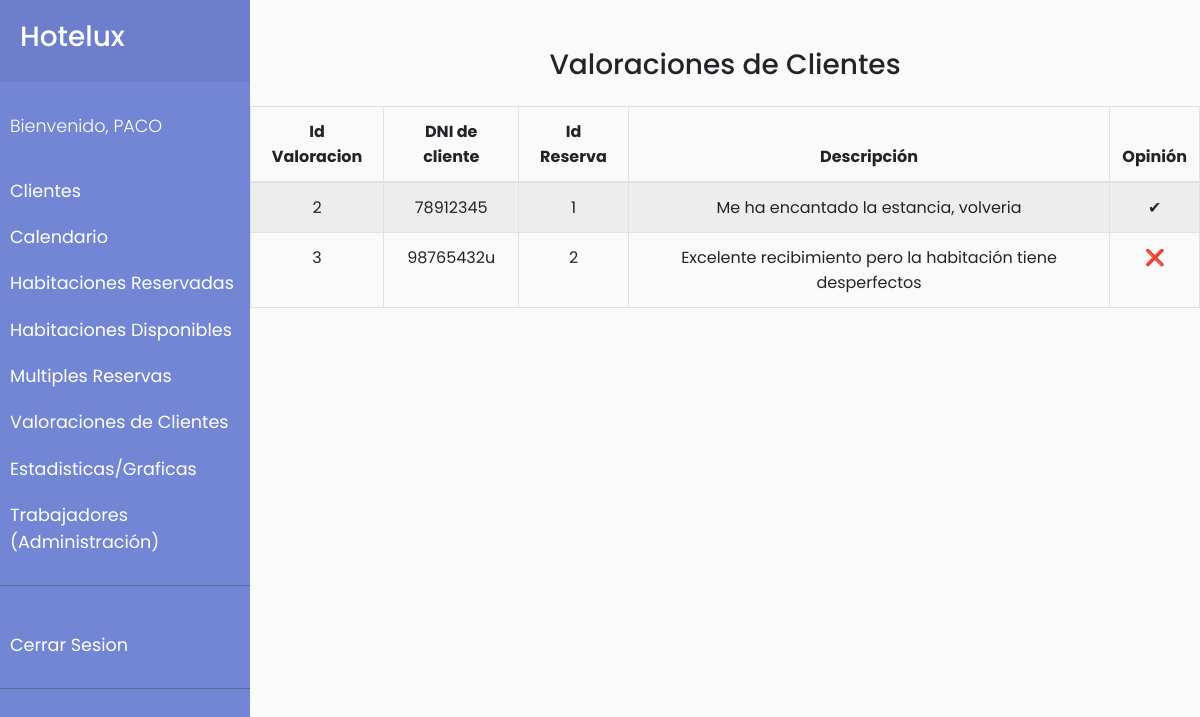
The app's page /valoraciones.php (signed in) with its own data.
### tables this page shows
CREATE TABLE IF NOT EXISTS `valoraciones` (
  `IdValoracion` int(11) NOT NULL AUTO_INCREMENT,
  `IdCliente` varchar(9) NOT NULL,
  `IdReserva` int(11) NOT NULL,
  `Description` varchar(500) NOT NULL,
  `Opinion` tinyint(1) NOT NULL,
  PRIMARY KEY (`IdValoracion`),
  KEY `IdReserva` (`IdReserva`)
);

### bbdd.php (called while the page is built, shortened)
<?php
function conecta()
{
    $servername = "localhost";
    $user = "root";
    $password = "";
    $dbname = "hotel_erp";
    $conn = new mysqli($servername, $user, $password, $dbname);
    return $conn;
}
function recogerResenas()
{
    $con = conecta();
    $query = "Select * from valoraciones";
    $result = $con->query($query);
    return $result;
}
?>

### valoraciones.php (the view)
<?php
include "bbdd.php";
include 'cabecera.php';
$consultaValoracion = recogerResenas();
?>
<div class="row">
    <div class="col-12">
        <h3 class="text text-center mt-5 mb-4">Valoraciones de Clientes</h3>
    </div>
    <div class="table-responsive">
        <table id="datos_valoraciones" class="table table-bordered table-striped">
            <thead>
                <tr class="text text-center">
                    <th>Id Valoracion</th>
                    <th>DNI de cliente</th>
                    <th>Id Reserva</th>
                    <th>Descripción</th>
                    <th>Opinión</th>
                </tr>
            </thead>
            <tbody>
                <?php
                $resultset = $consultaValoracion or die("error base de datos:" . mysqli_error($conn));
                while ($row = mysqli_fetch_assoc($resultset)) {
                    if ($row['Opinion'] == 0) {
                        $opinion = '✔';
                    } else {
                        $opinion = '❌';
                    }
                    echo "
                        <tr>
                            <td class='text text-center'>" . $row['IdValoracion'] . "</td>
                            <td class='text text-center'>" . $row['IdCliente'] . "</td>
                            <td class='text text-center'>" . $row['IdReserva'] . "</td>
                            <td class='text text-center'>" . $row['Description'] . "</td>
							<td class='text text-center'>" . $opinion . "</td>
                        </tr>";
                } ?>
            </tbody>
        </table>
    </div>
</div>

### CSS/style.css (style rules this page uses)
body { font-family: 'Poppins', sans-serif; background: #fafafa; }

### records on screen
valoraciones: IdValoracion "2", IdCliente "78912345", IdReserva "1", Description "Me ha encantado la estancia, volveria", Opinion "✔"
valoraciones: IdValoracion "3", IdCliente "98765432u", IdReserva "2", Description "Excelente recibimiento pero la habitación tiene desperfectos", Opinion "❌"

### other values on screen
$_SESSION['nombre'] "PACO"
